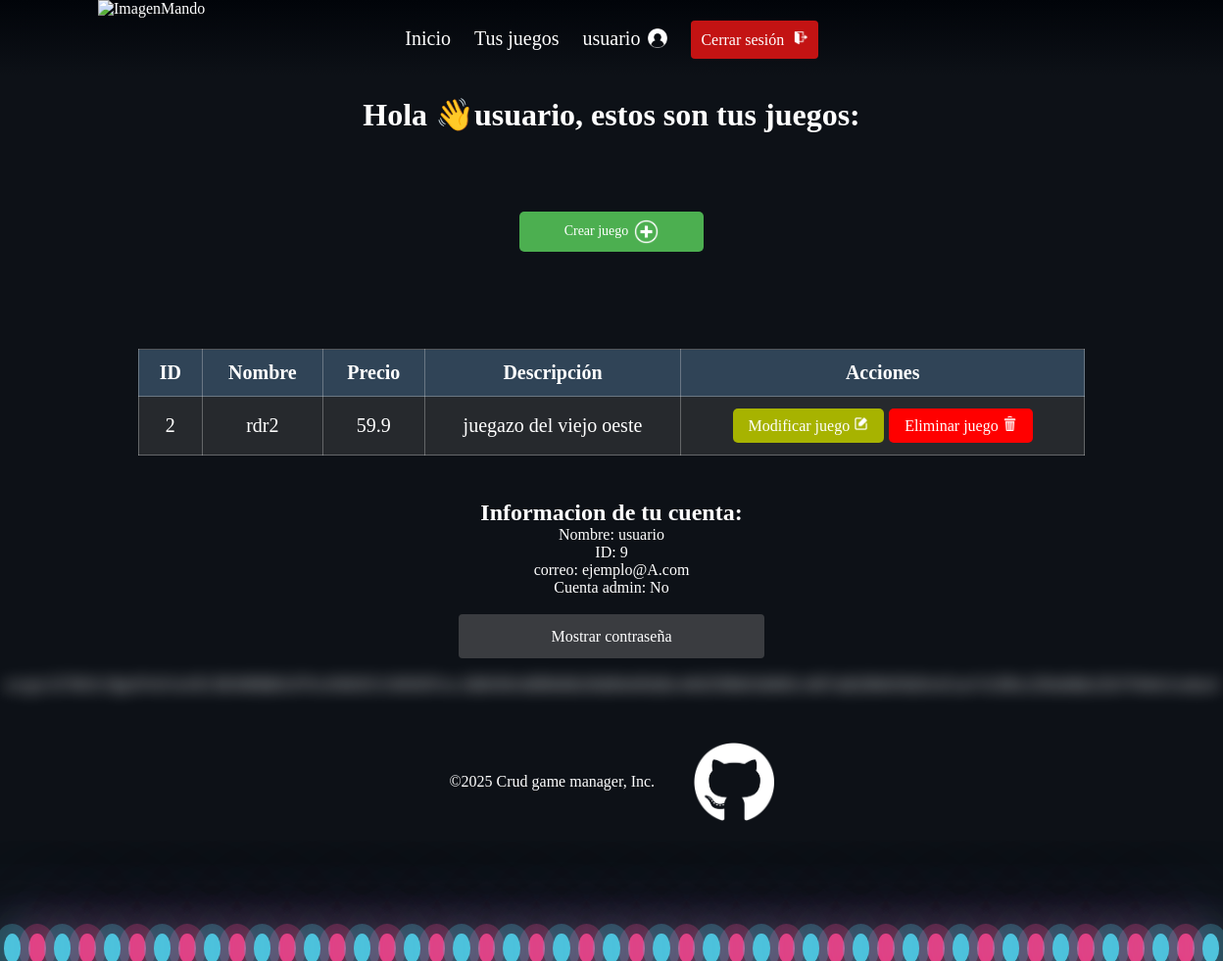
The page /protected (signed in) on the database its author committed.
### models.py (models this page shows)
class Usuario(db.Model, UserMixin):
    __tablename__ = 'usuarios'
    id = db.Column(db.Integer, primary_key=True)
    nombre = db.Column(db.String, nullable=False)
    correo = db.Column(db.String, unique=True, nullable=False)
    contrasena = db.Column(db.String, nullable=False)
    admin = db.Column(db.Boolean, nullable=False)

class Juego(db.Model):
    __tablename__ = 'juegos'
    id = db.Column(db.Integer, primary_key=True)
    nombre = db.Column(db.String, nullable=False)
    precio = db.Column(db.Float, nullable=False)
    descripcion = db.Column(db.String, nullable=False)
    usuario_id = db.Column(db.Integer, db.ForeignKey(
        'usuarios.id'), nullable=False)

### __main__.py (the view)
@app.route('/protected')
@login_required
def protected():
    usuario = Usuario.query.filter_by(id=current_user.id).first()
    juegos = 0
    esAdmin = usuario.admin
    if esAdmin == 1:
        juegos = Juego.query.all()
    else:
        juegos = Juego.query.filter_by(usuario_id=current_user.id).all()
    return render_template('juegos.html', usuario=usuario, juegos=juegos)

### __main__.py (called while the page is built)
@login_manager.user_loader
def load_user(user_id):
    return User(user_id)

### templates/juegos.html (shortened to what this page needs)
{% extends "templateConBurbujas.html" %}
{% block style %}
<link rel="stylesheet" href="{{ url_for('static', filename='css/juegos.css') }}">
{% endblock %}
{% block content %}
<main>
    <h1>Hola 👋{{usuario.nombre}}, estos son tus juegos:</h1>
    <div class="center">
        <button id="botonCrearJuego">Crear juego <img src="{{ url_for('static', filename='img/add.png') }}"
                alt="addIcon" id="addIcon"> </button>
    </div>
    <div id="juegos">
        <table border="1" id="miTabla">
            <thead>
                <tr>
                    <th>ID</th>
                    <th>Nombre</th>
                    <th>Precio</th>
                    <th>Descripción</th>
                    <th>Acciones</th>
                </tr>
            </thead>
            <tbody>
                {% for juego in juegos %}
                <tr>
                    <td>{{ juego.id }}</td>
                    <td>{{ juego.nombre }}</td>
                    <td>{{ juego.precio }}</td>
                    <td>{{ juego.descripcion }}</td>
                    <td>
                        <button class="botonModificar">Modificar juego
                            <img src="{{ url_for('static', filename='img/modify.png') }}" alt="modifyIcon"
                                id="modifyIcon">
                        </button>
                        <button class="botonEliminar">Eliminar juego
                            <img src="{{ url_for('static', filename='img/delete.png') }}" alt="eliminateIcon"
                                id="modifyIcon">
                        </button>
                    </td>
                </tr>
                {% endfor %}
            </tbody>
        </table>
    </div>
    <section id="clicATusDatos">
        <div id="tusDatos">
            <h2>Informacion de tu cuenta:</h2>
            <p>Nombre: {{usuario.nombre}}</p>
            <p>ID: <span id="usuarioId">{{usuario.id}}</span></p>
            <p>correo: {{usuario.correo}}</p>
            <p>Cuenta admin:
                {% if usuario.admin %}
                <span id="adminBool">Si</span>
                {% else %}
                <span id="adminBool">No</span>
                {% endif %}
            </p>
            <br>
            <button id="botonMostrarContra" onclick="mostrarContra()">Mostrar contraseña</button>
            <br> <br>
            <p id="mostrarContra" class="blurred">{{usuario.contrasena}}</p>
        </div>
    </section>
</main>
{% endblock %}

### templates/templateConBurbujas.html (shortened to what this page needs)
<!DOCTYPE html>
<html lang="es">
<head>
    {% block style %}{% endblock %}
</head>
<body>
    <a href="/"><img id="flag" alt="ImagenMando" src="../static/img/mando.png"></a>
    <header>
        <nav>
            <ul>
                <li><a href="/inicio">Inicio</a></li>
                {% if usuario and usuario.nombre %}
                <li><a href="/protected">Tus juegos</a></li>
                <li><a href="/protected#clicATusDatos">
                        {{usuario.nombre}}
                        <img src="{{url_for('static', filename='img/login.png')}}" alt="loginImg" id="loginIcon"></a>
                </li>
                <li> <button id="botonCerrarSesion" onclick="window.location.href='/logout'">Cerrar sesión
                        &VeryThinSpace; <img src="{{url_for('static', filename='img/logout.png')}}" alt="logoutIcon"
                            id="logoutIcon"></button>
                </li>
                {% else %}
                <li><a href="/login">Iniciar sesión</a></li>
                {% endif %}
            </ul>
        </nav>
    </header>
    <main class="content">
        {% block content %}{% endblock %}
    </main>
    <div class="bubbles">
        <span style="--i:12;"></span><span style="--i:24;"></span><span style="--i:10;"></span>
        <span style="--i:14;"></span><span style="--i:23;"></span><span style="--i:18;"></span>
        <span style="--i:16;"></span><span style="--i:19;"></span><span style="--i:20;"></span>
        <span style="--i:22;"></span><span style="--i:25;"></span><span style="--i:18;"></span>
        <span style="--i:21;"></span><span style="--i:15;"></span><span style="--i:13;"></span>
        <span style="--i:26;"></span><span style="--i:17;"></span><span style="--i:13;"></span>
        <span style="--i:28;"></span><span style="--i:11;"></span><span style="--i:12;"></span>
        <span style="--i:24;"></span><span style="--i:10;"></span><span style="--i:14;"></span>
        <span style="--i:23;"></span><span style="--i:18;"></span><span style="--i:16;"></span>
        <span style="--i:19;"></span><span style="--i:20;"></span><span style="--i:22;"></span>
        <span style="--i:25;"></span><span style="--i:18;"></span><span style="--i:21;"></span>
        <span style="--i:15;"></span><span style="--i:13;"></span><span style="--i:26;"></span>
        <span style="--i:17;"></span><span style="--i:13;"></span><span style="--i:28;"></span>
        <span style="--i:11;"></span><span style="--i:12;"></span> <span style="--i:24;"></span>
        <span style="--i:10;"></span> <span style="--i:14;"></span><span style="--i:23;"></span>
        <span style="--i:18;"></span><span style="--i:16;"></span> <span style="--i:19;"></span>
        <span style="--i:20;"></span>
    </div>
    <footer>
        <p>&copy;2025 Crud game manager, Inc.</p>
        <a href="https://github.com/Sebastian-Manrique" target="blanc">
            <img id="flagFooter" alt="img" src="../static/img/gitHub.png"></a>
    </footer>
</body>
</html>

### static/css/juegos.css (style rules this page uses)
body { margin: 0; padding: 0; transform-origin: top left; transform: scale(1); min-height: 100vh; background-color: #0d1117; }
.bubbles { position: relative; display: flex; bottom: -25vh; }
.bubbles span { position: relative; width: 30px; height: 30px; background: #4fc3dc; margin: 0 4px; border-radius: 50%; box-shadow: 0 0 0 10px #4fc3dc44, 0 0 50px #4fc3dc, 0 0 100px #4fc3dc; animation: animate 15s linear infinite; animation-duration: calc(200s / var(--i)); }
.bubbles span:nth-child(even) { background: #ff2d75; box-shadow: 0 0 0 10px #ff2d7544, 0 0 50px #ff2d75, 0 0 100px #ff2d75; z-index: -1; }
* { margin: 0; padding: 0; box-sizing: border-box; font-family: CustomFont; color: white; }
#flag { position: absolute; left: 100px; top: 0%; height: 100px; }
a:link, a:visited, a:hover, a:active { text-decoration: none; }
header { background: linear-gradient( to top, rgba(255, 255, 255, 0), rgba(1, 4, 9, 1) ); text-align: center; justify-content: center; align-items: center; }
header li { display: inline-block; font-size: 20px; margin: 0 10px; text-align: center; line-height: 78px; }
#flagFooter { height: 10vh; max-height: 100px; }
footer { display: flex; justify-content: center; align-items: center; padding: 20px; flex-wrap: wrap; position: fixed; width: 100%; }
footer p, footer a { margin: 0 20px; padding: 0; }
footer a { display: flex; align-items: center; }
.botonModificar { background-color: #a7b300; color: white; border: none; padding: 8px 16px; cursor: pointer; border-radius: 5px; }
.botonEliminar { background-color: #ff0000; color: white; border: none; padding: 8px 16px; cursor: pointer; border-radius: 5px; }
#botonCrearJuego { width: 15%; padding: 10px; background-color: #4caf50; border: none; border-radius: 4px; cursor: pointer; display: flex; align-items: center; justify-content: center; gap: 6px; padding: 8px 12px; border: none; cursor: pointer; color: white; font-size: 14px; border-radius: 5px; }
#botonCerrarSesion { width: 100%; padding: 10px; background-color: #c31313; color: white; border: none; border-radius: 4px; cursor: pointer; }
h1 { text-align: center; margin-top: 20px; }
.center { display: flex; justify-content: center; align-items: center; height: 25vh; }
button { padding: 10px 20px; font-size: 16px; }
#tusDatos { padding-top: 25px; text-align: center; }
.blurred { filter: blur(8px); }
#botonMostrarContra { width: 20%; min-width: 25%; padding: 10px; background-color: #3a3c40; color: white; min-height: 45px; border: none; border-radius: 4px; cursor: pointer; }
#juegos { display: flex; justify-content: center; padding: 20px; }
#miTabla { width: 80%; border-collapse: collapse; background-color: transparent; font-size: 20px; }
#miTabla th, #miTabla td { padding: 12px 15px; text-align: center; border: 1px solid #dcdcdc57; }
#miTabla th { background-color: #4f95d63f; }
#miTabla tr:nth-child(odd) { background-color: #5555555c; }
#addIcon { height: 25px; }
#logoutIcon { height: 15px; }
#modifyIcon { height: 15px; }
li a { display: flex; align-items: center; justify-content: center; gap: 8px; text-decoration: none; }
#loginIcon { width: 20px; height: 20px; }
button img { height: 20px; }

### rows shown on the page
Usuario: nombre "usuario", id "9", correo "ejemplo@A.com", contrasena "scrypt:32768:8:1$psFO415wIXCIB3Mf$d81d791c83603f1318f4587ecc1db830fc0df80d4b2f6d69e6f9afbc4402f58bbf3d4681c46f7ad628b603bd5e421ae7e320bc22f6a9dde22b37f444c5ca0acd"
Juego: id "2", nombre "rdr2", precio "59.9", descripcion "juegazo del viejo oeste"
